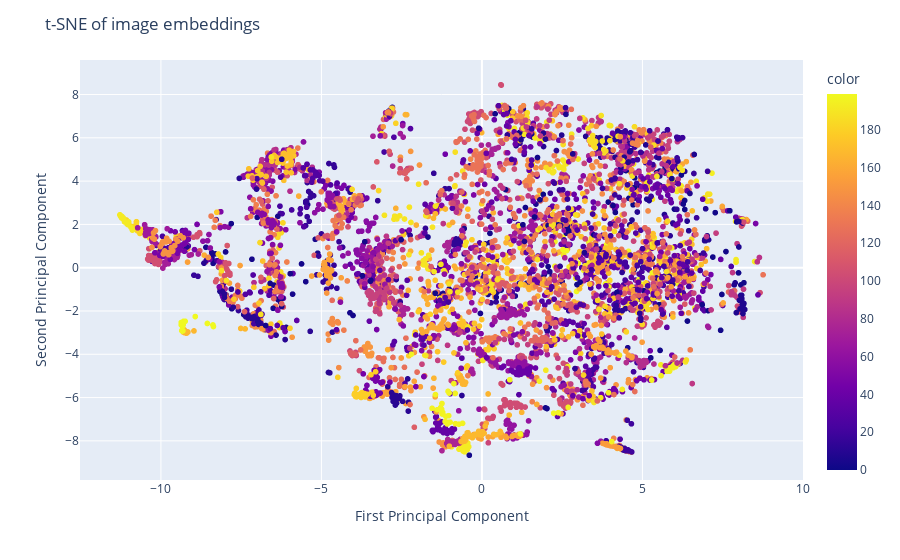

The notebook cell this image was saved under:
### Code cell
# t-SNE

image_features_tsne = image_features_cat
tsne = TSNE(n_components=2, verbose=0, perplexity=40, n_iter=300)
image_tsne = tsne.fit_transform(image_features_tsne.to('cpu'))

fig = px.scatter(x=image_tsne[:, 0], y=image_tsne[:, 1], color=new_colors)
fig.update_layout(
    title="t-SNE of image embeddings",
    xaxis_title="First Principal Component",
    yaxis_title="Second Principal Component",
)
path = os.path.join(cwd, 't-SNE of image embeddings.png')
fig.write_image(path, format='png', engine='kaleido')
fig.show()

### Figure 1 — Plotly figure (JSON) as saved in the notebook; plotly's stock layout.template omitted (floating-point values rounded to 4 significant figures; data arrays with more than 128 entries replaced by an {"elided": "..."} marker saying what was removed)
{"data": [{"hovertemplate": "x=%{x}<br>y=%{y}<br>color=%{marker.color}<extra></extra>", "legendgroup": "", "marker": {"color": {"elided": "5920 int values"}, "coloraxis": "coloraxis", "symbol": "circle"}, "mode": "markers", "name": "", "showlegend": false, "type": "scattergl", "x": {"elided": "5920 float values"}, "xaxis": "x", "y": {"elided": "5920 float values"}, "yaxis": "y"}], "layout": {"coloraxis": {"colorbar": {"title": {"text": "color"}}, "colorscale": [[0, "#0d0887"], [0.1111, "#46039f"], [0.2222, "#7201a8"], [0.3333, "#9c179e"], [0.4444, "#bd3786"], [0.5556, "#d8576b"], [0.6667, "#ed7953"], [0.7778, "#fb9f3a"], [0.8889, "#fdca26"], [1, "#f0f921"]]}, "legend": {"tracegroupgap": 0}, "margin": {"t": 60}, "title": {"text": "t-SNE of image embeddings"}, "xaxis": {"anchor": "y", "domain": [0, 1], "title": {"text": "First Principal Component"}}, "yaxis": {"anchor": "x", "domain": [0, 1], "title": {"text": "Second Principal Component"}}}}
